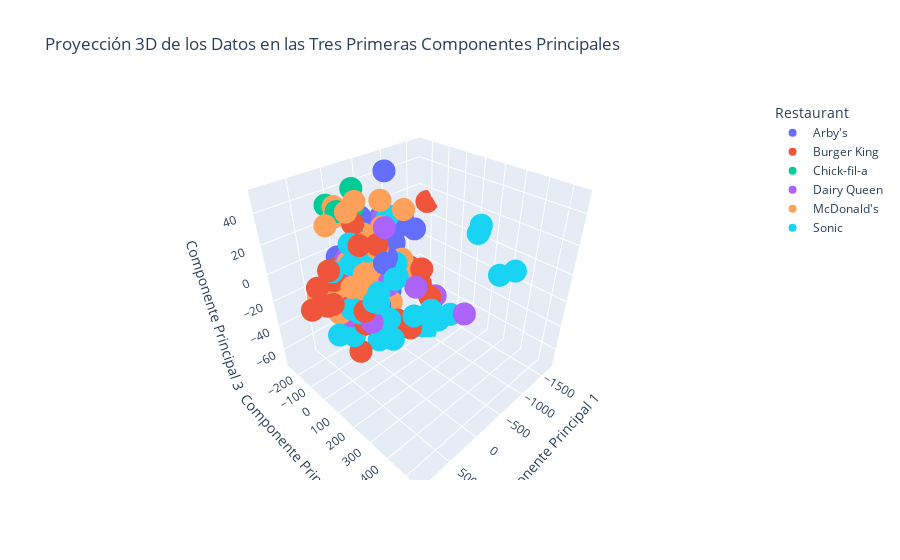

This figure's notebook cell:
### Markdown cell above
- Las tres componentes más representativas asociadas a los tres valores propios más representativos.

### Code cell
DU_3D = np.matmul(D, U[:, :3])

df_3D = pd.DataFrame(DU_3D, columns=['PC1', 'PC2', 'PC3'])
df_3D['Restaurant'] = Hamburguesas['Restaurant']

fig_3D = px.scatter_3d(df_3D, x='PC1', y='PC2', z='PC3', color='Restaurant',
                        title="Proyección 3D de los Datos en las Tres Primeras Componentes Principales",
                        labels={'PC1': 'Componente Principal 1', 'PC2': 'Componente Principal 2', 'PC3': 'Componente Principal 3'})

fig_3D.show()

### Figure 1 — Plotly figure (JSON) as saved in the notebook; plotly's stock layout.template omitted (floating-point values rounded to 4 significant figures)
{"data": [{"hovertemplate": "Restaurant=Arby's<br>Componente Principal 1=%{x}<br>Componente Principal 2=%{y}<br>Componente Principal 3=%{z}<extra></extra>", "legendgroup": "Arby's", "marker": {"color": "#636efa", "symbol": "circle"}, "mode": "markers", "name": "Arby's", "scene": "scene", "showlegend": true, "type": "scatter3d", "x": [15.26, 320.3, -54.93, -487.2, 674.8, 288.6, -636.7, -143.5, 172.3, -388.4, -544.8, -272.8, -981.1, -719.0, -181.5, -489.8, 228.8, 263.1, -385.9, 210.8, -42.22, -870.7, 214.6, 64.97, 255.7, -22.36, -213.2, -537.4, -602.0], "y": [-163.5, -106.0, -101.8, -120.5, -40.86, -96.96, -135.6, -117.1, -66.16, -43.04, -80.15, -67.34, -72.95, -61.8, -5.229, -39.62, 24.23, -61.7, -56.61, 8.65, 10.79, -256.7, -140.9, 96.11, -81.23, 78.14, -59.62, -58.61, -33.61], "z": [-5.559, -4.934, -5.722, 19.87, -6.636, 7.541, 49.81, 28.41, -6.33, -25.48, 0.5469, 15.09, 8.307, 22.93, -5.295, 8.895, -18.22, 1.559, 5.251, -30.18, -25.14, 14.52, 6.092, 14.27, 6.579, 15.43, 10.45, 6.598, 19.56]}, {"hovertemplate": "Restaurant=Burger King<br>Componente Principal 1=%{x}<br>Componente Principal 2=%{y}<br>Componente Principal 3=%{z}<extra></extra>", "legendgroup": "Burger King", "marker": {"color": "#EF553B", "symbol": "circle"}, "mode": "markers", "name": "Burger King", "scene": "scene", "showlegend": true, "type": "scatter3d", "x": [-291.6, 402.4, 514.8, 419.9, 522.9, 33.49, 258.8, 705.0, 137.6, 746.7, 648.6, -570.6, -137.0, 205.0, -581.3, -1688.0, 451.2, 767.3, 325.2, -346.9, 923.8, 456.0, 300.0, -164.0, -1110.0, -183.0, 362.4, 76.47, 371.4, -359.0, 129.6, -537.3], "y": [181.5, -47.19, -53.46, 98.31, -40.95, 46.12, 29.58, 24.14, 23.58, -47.8, -3.093, 88.79, -30.72, -81.55, -162.5, -208.5, -33.96, 15.65, 57.18, 209.9, -13.15, 62.19, -102.6, -113.7, -148.5, 69.86, -53.1, -36.39, 20.83, 93.06, -51.76, -123.1], "z": [8.859, 9.057, -0.1199, -10.49, 2.666, 22.55, 25.22, 17.81, -11.68, 2.132, -8.224, -14.38, -45.21, -40.01, 6.014, 10.75, -3.96, -5.01, -25.97, -10.01, -6.174, -43.99, -13.79, -19.73, -29.45, -35.55, -31.84, -35.41, -31.59, -44.96, 31.78, 1.354]}, {"hovertemplate": "Restaurant=Chick-fil-a<br>Componente Principal 1=%{x}<br>Componente Principal 2=%{y}<br>Componente Principal 3=%{z}<extra></extra>", "legendgroup": "Chick-fil-a", "marker": {"color": "#00cc96", "symbol": "circle"}, "mode": "markers", "name": "Chick-fil-a", "scene": "scene", "showlegend": true, "type": "scatter3d", "x": [-127.8, 220.4, 4.941, -425.9, 99.94, -172.4, 248.6, -424.2, -582.1], "y": [-152.4, -178.3, -92.56, -123.5, -57.96, -125.8, -96.58, -134.5, -96.16], "z": [44.87, 38.36, 38.62, 14.78, 21.33, 14.92, 38.98, 11.6, 11.01]}, {"hovertemplate": "Restaurant=Dairy Queen<br>Componente Principal 1=%{x}<br>Componente Principal 2=%{y}<br>Componente Principal 3=%{z}<extra></extra>", "legendgroup": "Dairy Queen", "marker": {"color": "#ab63fa", "symbol": "circle"}, "mode": "markers", "name": "Dairy Queen", "scene": "scene", "showlegend": true, "type": "scatter3d", "x": [-451.3, -93.91, -43.01, 194.3, 385.7, 300.2, -31.14, 267.9, -32.64, 405.7, -961.8, 354.8, 195.1, 434.8, 10.72, -717.7, -166.0, -370.3], "y": [361.0, 211.3, 80.6, 51.98, 122.7, -40.93, 70.85, -27.72, 12.46, -3.352, 64.01, -1.551, -80.88, -58.83, -133.6, -135.9, 26.35, -91.19], "z": [-12.94, 2.839, -2.156, -11.99, -17.25, 13.13, 33.58, 7.352, -28.31, -22.68, -35.31, -24.99, 7.171, -9.047, -7.497, 18.28, -11.25, 22.54]}, {"hovertemplate": "Restaurant=McDonald's<br>Componente Principal 1=%{x}<br>Componente Principal 2=%{y}<br>Componente Principal 3=%{z}<extra></extra>", "legendgroup": "McDonald's", "marker": {"color": "#FFA15A", "symbol": "circle"}, "mode": "markers", "name": "McDonald's", "scene": "scene", "showlegend": true, "type": "scatter3d", "x": [-18.44, -34.99, -265.9, -509.1, -335.0, 104.1, 550.8, 175.8, 256.4, 486.5, 448.9, 74.7, -181.5, 586.1, 573.9, 718.9, 193.2, 401.6, 308.5, 238.3, 235.1, 17.59, 55.42, 420.5, 201.5, 240.8, -201.1, -15.69, -80.67, 104.7, 27.7, 213.1, -255.1, -69.48, -220.7, 33.1, 255.8, 31.58, 299.2], "y": [-75.31, -34.6, 80.81, 16.29, -58.96, -16.87, -26.58, 40.69, -85.41, -67.62, 42.79, -23.08, 124.7, 6.867, -44.08, -64.66, -4.588, -43.1, -29.68, 29.33, -16.83, 14.91, -32.46, -99.99, -58.8, -115.6, -9.769, -93.08, -3.481, -86.64, -49.47, -132.6, 9.807, -74.66, -13.0, 46.48, 46.24, -7.219, -36.43], "z": [-5.597, -2.395, 9.338, -11.23, 38.93, 21.22, -2.558, -4.683, -8.72, 1.9, 2.548, 16.24, 44.74, -15.43, -1.12, -5.215, 14.69, -14.59, 11.42, -4.706, -19.76, -10.31, -11.73, 32.88, 39.8, 40.92, -11.18, 41.28, -19.65, 32.99, -19.43, 33.23, -27.57, 20.57, 26.24, 20.3, 7.391, 19.54, -9.496]}, {"hovertemplate": "Restaurant=Sonic<br>Componente Principal 1=%{x}<br>Componente Principal 2=%{y}<br>Componente Principal 3=%{z}<extra></extra>", "legendgroup": "Sonic", "marker": {"color": "#19d3f3", "symbol": "circle"}, "mode": "markers", "name": "Sonic", "scene": "scene", "showlegend": true, "type": "scatter3d", "x": [76.8, 272.9, 589.3, 489.1, 749.6, 415.3, -145.2, -173.8, 340.4, 425.3, 411.1, 7.598, 91.0, 76.82, -500.5, -467.2, -383.8, -397.9, -536.2, -167.9, -59.15, -108.5, 82.77, -350.8, 479.8, 151.2, 286.6, -667.8, -19.42, -280.5, 371.7, -953.6, -1189.0, -1415.0, 560.5, 325.0, 99.09], "y": [155.4, 131.6, -13.47, 44.93, 62.13, 64.12, 87.98, 268.7, 152.0, 256.4, 153.3, 144.6, 258.4, 155.4, 545.0, 396.4, 510.2, 407.2, 385.4, -158.6, -141.5, -149.3, 116.1, -22.21, 38.18, 67.93, -19.03, -65.15, -67.14, -19.34, -44.79, 5.825, 23.52, 41.57, -22.23, -5.824, 13.42], "z": [7.904, 1.422, -13.72, -11.57, -22.41, -14.92, 9.415, -10.8, -2.313, -16.66, 0.44, 7.469, -8.923, 8.176, 28.14, 42.4, 25.74, 42.84, 43.82, -36.16, -35.93, -35.67, -23.79, 30.56, -32.76, -42.91, 23.78, -15.6, -9.383, 0.3204, -1.239, -71.91, -66.46, -65.32, 10.95, 11.91, 17.57]}], "layout": {"legend": {"title": {"text": "Restaurant"}, "tracegroupgap": 0}, "scene": {"domain": {"x": [0, 1], "y": [0, 1]}, "xaxis": {"title": {"text": "Componente Principal 1"}}, "yaxis": {"title": {"text": "Componente Principal 2"}}, "zaxis": {"title": {"text": "Componente Principal 3"}}}, "title": {"text": "Proyección 3D de los Datos en las Tres Primeras Componentes Principales"}}}
